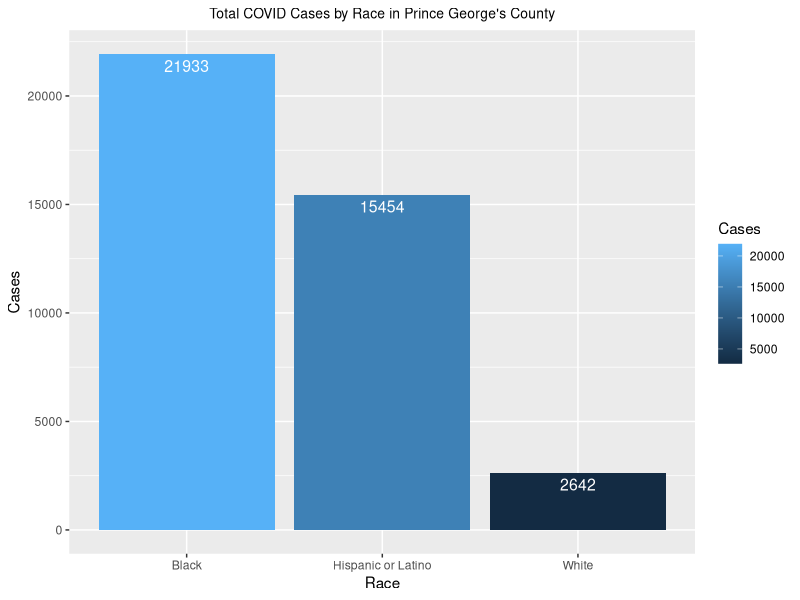

Write the R code that produced this figure.
#Read in excel file data for census
library("readxl")
census19.data <- read_excel("2019censusdatabycounty.xlsx")

#Read in excel file data for pg county
pg.covid.data <- read_excel("pg.county.covid.data.xlsx")


#Create Data Frames
pg = data.frame(pg.covid.data)


#Plot county cases by race
library(tidyverse)
library(ggplot2)
library(viridis)

#pgplot
pgplot <- ggplot(pg, aes(x = Race, y = Cases, fill = Cases)) +
  geom_bar(stat = "identity") +
  ggtitle("Total COVID Cases by Race in Prince George's County") +
  theme(plot.title = element_text(hjust = 0.5, size = 10)) +
  geom_text(aes(label = Cases), vjust = 1.5, colour = "white", size = 4.0) 

print(pgplot)

png ("pg-cases-plot")
dev.off()



